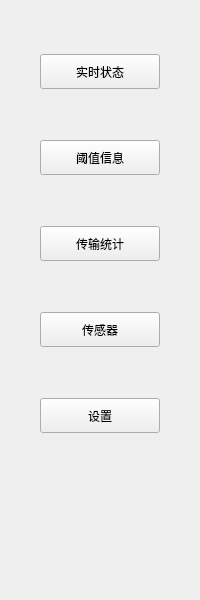
<?xml version="1.0" encoding="UTF-8"?>
<ui version="4.0">
 <class>ELoad_InputToolWid</class>
 <widget class="QWidget" name="ELoad_InputToolWid">
  <property name="geometry">
   <rect>
    <x>0</x>
    <y>0</y>
    <width>200</width>
    <height>600</height>
   </rect>
  </property>
  <property name="windowTitle">
   <string>Form</string>
  </property>
  <widget class="QPushButton" name="envBtn">
   <property name="geometry">
    <rect>
     <x>40</x>
     <y>312</y>
     <width>120</width>
     <height>35</height>
    </rect>
   </property>
   <property name="text">
    <string>传感器</string>
   </property>
  </widget>
  <widget class="QPushButton" name="transBtn">
   <property name="geometry">
    <rect>
     <x>40</x>
     <y>226</y>
     <width>120</width>
     <height>35</height>
    </rect>
   </property>
   <property name="text">
    <string>传输统计</string>
   </property>
  </widget>
  <widget class="QPushButton" name="setBtn">
   <property name="geometry">
    <rect>
     <x>40</x>
     <y>398</y>
     <width>120</width>
     <height>35</height>
    </rect>
   </property>
   <property name="text">
    <string>设置</string>
   </property>
  </widget>
  <widget class="QPushButton" name="realBtn">
   <property name="geometry">
    <rect>
     <x>40</x>
     <y>54</y>
     <width>120</width>
     <height>35</height>
    </rect>
   </property>
   <property name="text">
    <string>实时状态</string>
   </property>
  </widget>
  <widget class="QPushButton" name="thresholdBtn">
   <property name="geometry">
    <rect>
     <x>40</x>
     <y>140</y>
     <width>120</width>
     <height>35</height>
    </rect>
   </property>
   <property name="text">
    <string>阈值信息</string>
   </property>
  </widget>
 </widget>
 <resources/>
 <connections/>
</ui>
